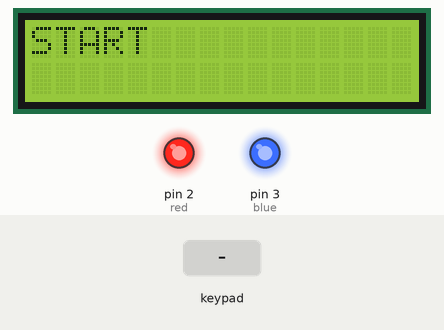
Bench run of a sketch on a simulated Arduino Uno, built with avr-gcc and run on an emulated ATmega328P. Parts: 16×2 character LCD, output pins drawn as LEDs (lit = HIGH). Inputs (shaded band) come from the test bench.

Above: at 0.1 s.
3.3 s: keypad keys 9 8 7 6 A pressed 0.4 s apart
At 5.3 s:
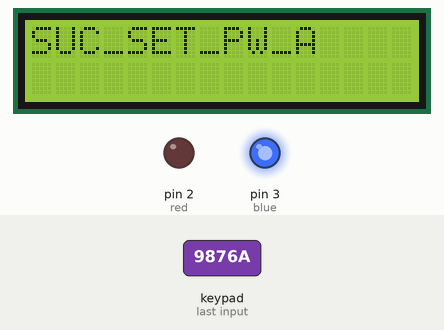
8.3 s: key 'A' pressed
At 9.3 s:
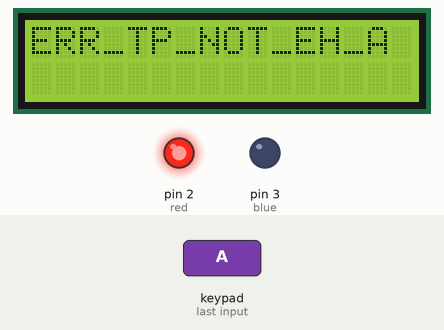
11.3 s: key 'B' pressed
At 12.6 s:
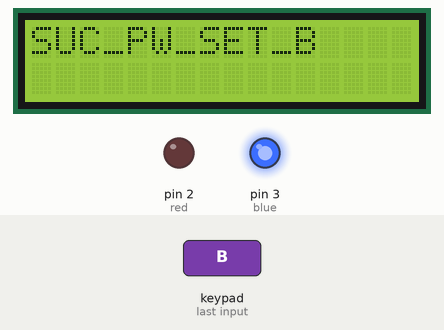
14.3 s: keypad keys 9 8 7 6 # pressed 0.4 s apart
At 17.1 s:
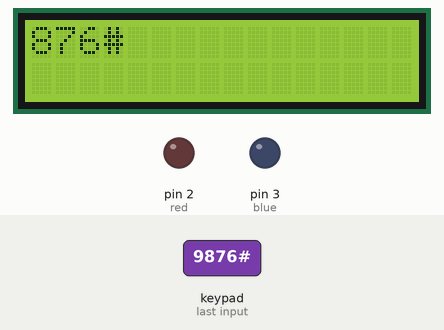
17.8 s: key '*' pressed
At 18.6 s:
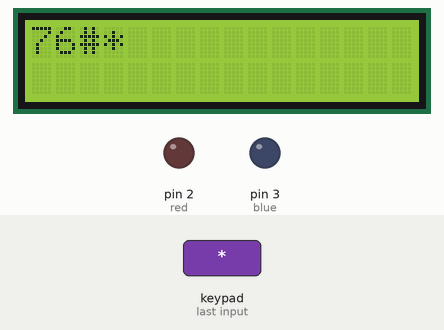
19.3 s: keypad keys 9 8 7 6 D pressed 0.4 s apart
At 21.4 s:
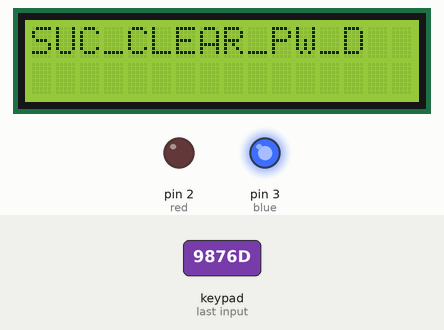
Timing chart, 0 to 24.4 s (numbered marks = the images above; inputs shaded):
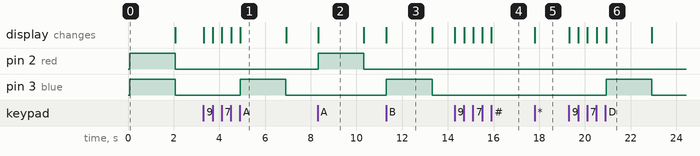

Measured:
- after the input at 3.3 s, pin 3 (blue): LOW → HIGH after 1.6 s, → LOW 2.0 s later; the display: first changes at once (image 1 shows a later state)
- after the input at 8.3 s, pin 2 (red): LOW → HIGH at once, → LOW 2.0 s later; the display: changes at once (image 2)
- after the input at 11.3 s, pin 3 (blue): LOW → HIGH at once, → LOW 2.0 s later; the display: changes at once (image 3)
- after the input at 14.3 s, the display: first changes at once (image 4 shows a later state)
- after the input at 17.8 s, the display: changes at once (image 5)
- after the input at 19.3 s, pin 3 (blue): LOW → HIGH after 1.6 s, → LOW 2.0 s later; the display: first changes at once (image 6 shows a later state)
- what the display in image 1 shows lasts 2.0 s, from 4.9 s to 6.9 s

The sketch:

main.ino
```cpp
#include <LiquidCrystal_I2C.h>
#include <Wire.h>
#include <Keypad.h> // 引用Keypad程式庫
#include <string.h>

#define KEY_ROWS 4 // 按鍵模組的列數
#define KEY_COLS 4 // 按鍵模組的行數

// 依照行、列排列的按鍵字元（二維陣列）
char keymap[KEY_ROWS][KEY_COLS] = {
    {'1', '2', '3', 'A'},
    {'4', '5', '6', 'B'},
    {'7', '8', '9', 'C'},
    {'*', '0', '#', 'D'}};

byte colPins[KEY_COLS] = {9, 8, 7, 6};     // 按鍵模組，行1~4接腳。
byte rowPins[KEY_ROWS] = {13, 12, 11, 10}; // 按鍵模組，列1~4接腳。

/*
    初始化Keypad物件
    語法：Keypad(makeKeymap(按鍵字元的二維陣列), 模組列接腳, 模組行接腳, 模組列數, 模組行數)
*/
Keypad myKeypad = Keypad(makeKeymap(keymap), rowPins, colPins, KEY_ROWS, KEY_COLS);

LiquidCrystal_I2C lcd(0x27, 16, 2); //設定LCD位置0x27,設定LCD大小為16*2

/*
    設置基本配置
*/
int passwordStatus = 0; // 設置密碼狀態 {0 => "尚未設置", 1 => "已設置"}
char password[4]; // 四位密碼
int delayTime = 2000; // 顯示提示字句後的延遲（毫秒）
char temp[4]; // 暫存
int nowTemp = 0; // 目前暫存位置
int guessStatus = 1;

int red = 2;
int blue = 3;

void delayAndShowTemp() {
    delay(delayTime);
    digitalWrite(red, LOW);
    digitalWrite(blue, LOW);
    lcd.clear();
    if(nowTemp > 0) {
        for(int i = 0; i < nowTemp; i++) {
            lcd.print(temp[i]);
        }
    }
}

void setup() {
    lcd.init(); // 初始化LCD
    lcd.backlight(); // 開啟背光
    lcd.print("START");
    pinMode(red, OUTPUT);
    pinMode(blue, OUTPUT);
    digitalWrite(red, HIGH);
    digitalWrite(blue, HIGH);
    delay(delayTime);
    lcd.clear(); // 清空螢幕
    digitalWrite(red, LOW);
    digitalWrite(blue, LOW);
}

void loop() {
    char key = myKeypad.getKey(); // 透過Keypad物件的getKey()方法讀取按鍵的字元
    switch(key) {
        // 按鍵字元為空值
        case NO_KEY:
            break;
        // 確認鍵
        case 'A':
            lcd.clear();
            if(nowTemp != 4) {
                lcd.print("ERR_TP_NOT_EH_A");
                digitalWrite(red, HIGH);
                delayAndShowTemp();
                break;
            }
            // 猜密碼
            guessStatus = 1;
            if(passwordStatus) {
                for(int i = 0; i < 4; i++) {
                    if(password[i] != temp[i]) {
                        guessStatus = 0;
                        break;
                    }
                }
                nowTemp = 0;
                memset(temp, 0, sizeof(temp));
                if(guessStatus == 0) {
                  lcd.print("ERR_GU_PW_A");
                  digitalWrite(red, HIGH);
                }
                else {
                  lcd.print("SUC_GU_PW_A");
                  digitalWrite(blue, HIGH);
                }
                delayAndShowTemp();
            }
            // 設置密碼
            else {
                for(int i = 0; i < 4; i++) {
                    password[i] = temp[i];
                }
                passwordStatus = 1;
                nowTemp = 0;
                memset(temp, 0, sizeof(temp));
                lcd.print("SUC_SET_PW_A");
                digitalWrite(blue, HIGH);
                delayAndShowTemp();
            }
            break;
        // 查看目前密碼狀態
        case 'B':
            lcd.clear();
            if(!passwordStatus) {
                lcd.print("ERR_PW_NOT_SET_B");
                digitalWrite(red, HIGH);
                delayAndShowTemp();
                break;
            }
            lcd.print("SUC_PW_SET_B");
            digitalWrite(blue, HIGH);
            delayAndShowTemp();
            break;
        // 顯示當前密碼
        case 'C':
            lcd.clear();
            if(!passwordStatus) {
                lcd.print("ERR_PW_NOT_SET_C");
                digitalWrite(red, HIGH);
                delayAndShowTemp();
                break;
            }
            for(int i = 0; i < 4; i++) {
                lcd.print(password[i]);
            }
            digitalWrite(blue, HIGH);
            delayAndShowTemp();
            break;
        // 清空密碼
        case 'D':
            lcd.clear();
            if(!passwordStatus) {
              lcd.print("ERR_PW_NOT_SET_D");
              digitalWrite(red, HIGH);
              delayAndShowTemp();
              break;
            }
            passwordStatus = 0;
            memset(password, 0, sizeof(password));
            lcd.print("SUC_CLEAR_PW_D");
            digitalWrite(blue, HIGH);
            delayAndShowTemp();
            break;
        // 按其他按鈕
        default:
            lcd.clear();
            if(nowTemp < 4) {
                temp[nowTemp] = key;
                nowTemp++;
            }
            else {
                temp[0] = temp[1];
                temp[1] = temp[2];
                temp[2] = temp[3];
                temp[3] = key;
            }
            if(nowTemp > 0) {
                for(int i = 0; i < nowTemp; i++) {
                    lcd.print(temp[i]);
                }
            }
            else {
                lcd.clear();
            }
            break;
    }
}
```
